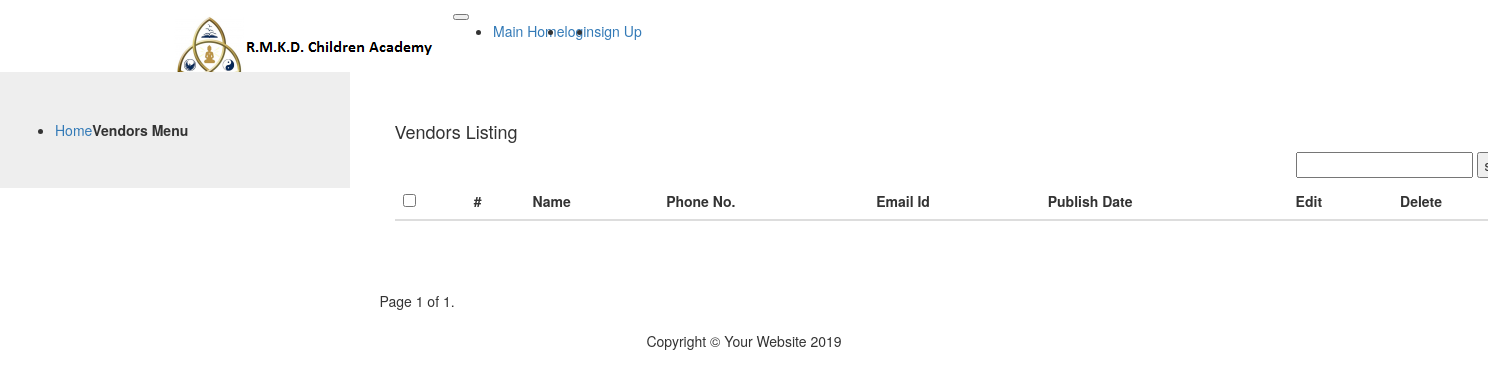
The page /vendors/auth/ on the database as committed earlier.
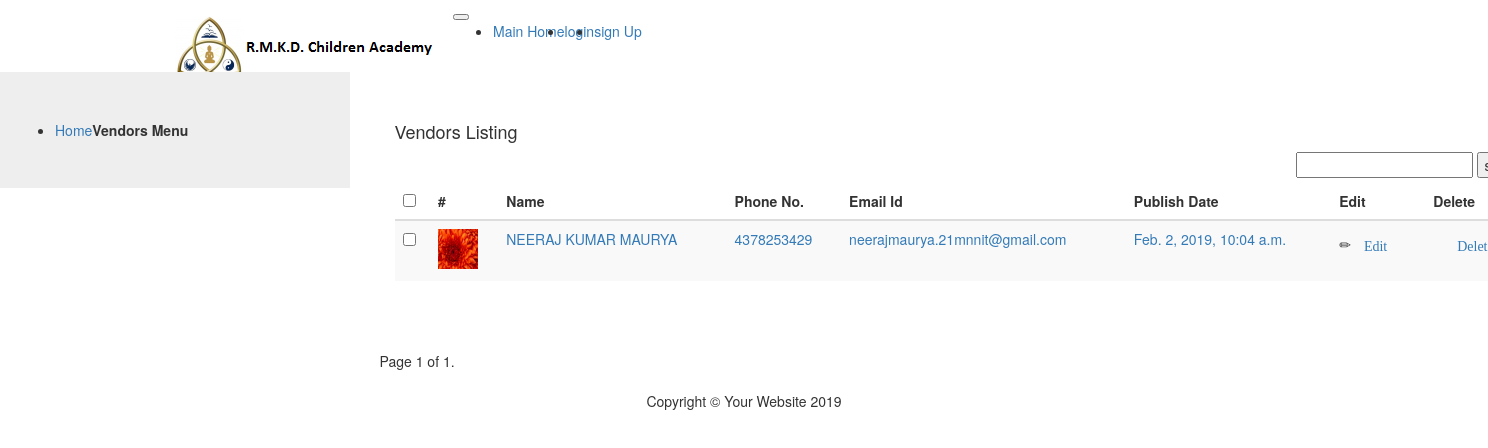
The same page on the database as committed later.
### vendors/vendorauth/models.py (models this page shows, shortened)
class vendors(models.Model):
    fname = models.CharField(max_length=15)
    mname = models.CharField(max_length=15)
    lname = models.CharField(max_length=15)
    phone = models.PositiveIntegerField()
    email = models.EmailField(max_length=254, blank=False, unique=True, validators=[validate_email])
    address = models.TextField(blank=True, max_length=200)
    image = models.ImageField(blank=True,upload_to='images/')
    username=models.CharField(max_length=20)
    password=models.CharField(max_length=20)
    confirm_password=models.CharField(max_length=20)
    created = models.DateTimeField(auto_now=True)
    updated = models.DateTimeField(auto_now=True)

### vendors/vendorauth/views.py (the view)
# urls.py: path('', views.list, name='list'),
def list(request):
        arguments = request.GET.get('q')
        request.session['logedin_user_type']=' '
        if arguments:
                alldata =  vendors.objects.filter(fname__contains=arguments).all()
        else:
              alldata=  vendors.objects.all()
        paginator = Paginator(alldata, 2) # Show 25 contacts per page
        page = request.GET.get('page')
        pagination = paginator.get_page(page)
        sessionValue = request.session['logedin_user_type']
        return render(request, 'vendorauth/list.html',{'alldata':alldata,'pagination':pagination})

### vendors/vendorauth/templates/vendorauth/list.html (shortened to what this page needs)
{% extends 'base-vendors.html' %}
{% load static %}
{% block content %}
<div class="container">
        <div class="row">
            <div class="col-md-12">
            <div class="table-responsive">
                    <br><br>
                    <h4>Vendors Listing</h4>
                    <form action="" method="GET" style="float: right;">
                        <input type="text" name="q" />
                        <button type="submit">search</button>
                    </form>
                    <p>&nbsp;</p>
                  <table id="mytable" class="table table-bordred table-striped">
                       <thead>
                       <th><input type="checkbox" id="checkall" /></th>
                       <th>#</th>
                       <th>Name</th>
                        <th>Phone No.</th>
                         <th>Email Id</th>
                         <th>Publish Date</th>
                          <th>Edit</th>
                           <th>Delete</th>
                       </thead>
        <tbody>
            {% for vendors in  alldata %}
     <tr>
        <td><input type="checkbox" class="checkthis" /></td>
        <td><img src="{{vendors.image.url}}" height="40px" width="40px"></td>
        <td><a href="/vendors/auth/detail/{{vendors.id}}">{{vendors.fname|upper}} {{vendors.mname|upper}} {{vendors.lname|upper}}</a></td>
        <td><a href="/vendors/auth/detail/{{vendors.id}}">{{vendors.phone}}</a></td>
        <td><a href="/vendors/auth/detail/{{vendors.id}}">{{vendors.email}}</a></td>
        <td><a href="/vendors/auth/detail/{{vendors.id}}">{{vendors.created}}</a></td>
        <td><p data-placement="top" data-toggle="tooltip" title="Edit"><span class="glyphicon glyphicon-pencil"><a href="/vendors/auth/edit/{{vendors.id}}" style="text-color:#fff" class="btn">Edit</a></span></p></td>
        <td><p data-placement="top" data-toggle="tooltip" title="Delete"><span class="glyphicon glyphicon-trash"><a href="/vendors/auth/delete/{{vendors.id}}"  style="text-color:#fff" class="btn" onclick="return confirm('Are you sure you want to delete this?')">Delete</a></span></p></td>
        </tr>
        {% endfor %}
        </table>
    </div>
</div>
</div>
</div>
<div class="col-md-12 pagination">
        <p>&nbsp;</p>
    <span class="step-links">
        <span class="current">
            Page {{ pagination.number }} of {{ pagination.paginator.num_pages }}.
        </span>
    </span>
</div>
{% endblock %}

### productProject/templates/base-vendors.html (shortened to what this page needs)
{% load static %}
<!DOCTYPE html>
<html lang="en">
  <head>
    <link href="https://blackrockdigital.github.io/startbootstrap-heroic-features/vendor/bootstrap/css/bootstrap.min.css" rel="stylesheet">
    <link href="https://blackrockdigital.github.io/startbootstrap-heroic-features/css/heroic-features.css" rel="stylesheet">
    </head>
  <body>
    <nav class="navbar navbar-expand-lg navbar-dark bg-dark fixed-top">
      <div class="container">
        <a class="navbar-brand" href="#"><img src="{% static '/logo.png' %}" alt="My image"></a>
        <button class="navbar-toggler" type="button" data-toggle="collapse" data-target="#navbarResponsive" aria-controls="navbarResponsive" aria-expanded="false" aria-label="Toggle navigation">
        </button>
        <div class="collapse navbar-collapse" id="navbarResponsive">
          <ul class="navbar-nav ml-auto">
            <li class="nav-item ">
              <a class="nav-link active" href="{% url 'home'%}">Main Home
              </a>
            </li>
            {% if user.is_authenticated  %}
              <li class="nav-item">
                  <a class="nav-link" href="{% url 'logout'%}">Logout</a><p>Welcome {{ user.get_username }} !!!</p>
              </li>
            {% else   %}
                <li class="nav-item">
                    <a class="nav-link" href="{% url 'login'%}">login</a>
                  </li>
                  <li class="nav-item">
                    <a class="nav-link" href="{% url 'signup'%}">sign Up</a>
                  </li>
            {% endif %}
          </ul>
        </div>
      </div>
    </nav>
    <div class="row">
        <div class="col-md-3">
            {% block leftsite%}
            <header class="jumbotron my-4">
                <div class="container" >
                    <div class="login-form">
                        <div class="main-div">
                            <ul class="navbar-nav ml-auto">
                              <strong> Vendors Menu</strong>
                                <li class="nav-item ">
                                  <a class="nav-link active" href="{% url 'home'%}vendors/auth/">Home
                                  </a>
                                </li>
                              </ul>
                        </div>
                    </div>
                </div>
            </header>
            {% endblock %}
        </div>
        <div class="col-md-9">
            {% block content%}
            {% endblock %}
        </div>
      </div>
    <footer class="py-5 bg-dark">
      <div class="container">
        <p class="m-0 text-center text-white">Copyright &copy; Your Website {% now "Y"%}</p>
      </div>
    </footer>
  </body>
</html>

Rows that differ between the two databases and show on the page:
added vendors: image (picture), fname "NEERAJ", mname "KUMAR", lname "MAURYA", phone "4378253429", email "neerajmaurya.21mnnit@gmail.com", created "Feb. 2, 2019, 10:04 a.m."
